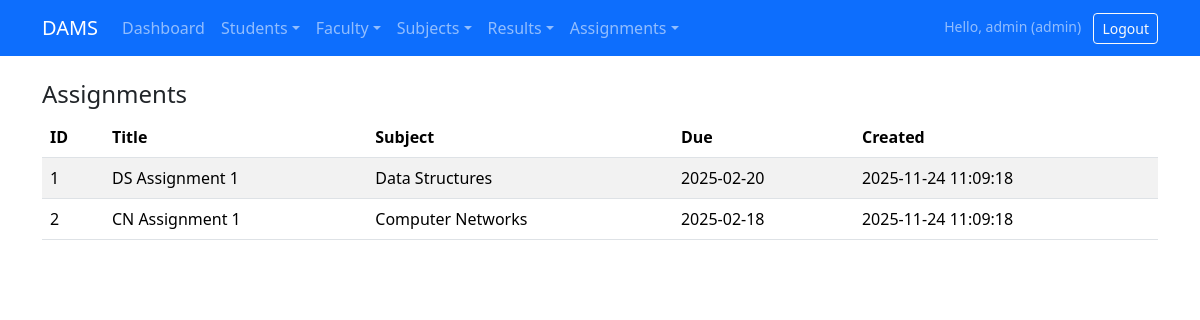
The page /pages/assignments/view.php (signed in) on the database its author committed.
### tables this page shows
CREATE TABLE assignments (
    id INT AUTO_INCREMENT PRIMARY KEY,
    title VARCHAR(200) NOT NULL,
    description TEXT,
    subject_id INT,
    due_date DATE,
    created_at TIMESTAMP DEFAULT CURRENT_TIMESTAMP,
    FOREIGN KEY (subject_id) REFERENCES subjects(id)
);

CREATE TABLE subjects (
    id INT AUTO_INCREMENT PRIMARY KEY,
    subject_name VARCHAR(100) NOT NULL,
    faculty_id INT,
    FOREIGN KEY (faculty_id) REFERENCES faculty(id)
);

### pages/assignments/view.php (the view, shortened to what this page needs)
<?php
require_once __DIR__ . '/../../config/db.php';
require_once __DIR__ . '/../../includes/header.php';
require_once __DIR__ . '/../../includes/navbar.php';
$sql = "SELECT a.id,a.title,a.due_date, s.subject_name, a.created_at
      FROM assignments a LEFT JOIN subjects s ON a.subject_id=s.id";
$res = $conn->query($sql);
?>
<div class="container py-4">
    <h4>Assignments</h4>
    <table class="table table-striped">
        <thead>
            <tr>
                <th>ID</th>
                <th>Title</th>
                <th>Subject</th>
                <th>Due</th>
                <th>Created</th>
            </tr>
        </thead>
        <tbody>
            <?php while ($r = $res->fetch_assoc()): ?>
            <tr>
                <td><?= $r['id'] ?></td>
                <td><?= htmlspecialchars($r['title']) ?></td>
                <td><?= htmlspecialchars($r['subject_name'] ?? '-') ?></td>
                <td><?= htmlspecialchars($r['due_date'] ?? '-') ?></td>
                <td><?= htmlspecialchars($r['created_at']) ?></td>
            </tr>
            <?php endwhile; ?>
        </tbody>
    </table>
</div>
<?php require_once __DIR__ . '/../../includes/footer.php'; ?>

### assets/css/style.css (style rules this page uses)
body { min-height: 100vh; }

### rows shown on the page
assignments: id "1", title "DS Assignment 1", subject.subject_name "Data Structures", due_date "2025-02-20", created_at "2025-11-24 11:09:18"
assignments: id "2", title "CN Assignment 1", subject.subject_name "Computer Networks", due_date "2025-02-18", created_at "2025-11-24 11:09:18"

### other values the page prints
$_SESSION['user']['username'] "admin"
$role "admin"
